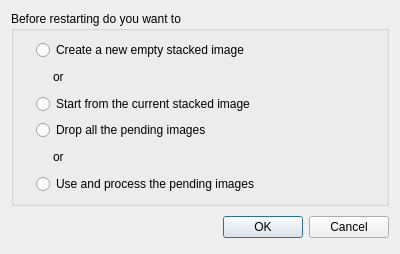
<?xml version="1.0" encoding="UTF-8"?>
<ui version="4.0">
 <class>DSS::RestartMonitoring</class>
 <widget class="QDialog" name="DSS::RestartMonitoring">
  <property name="geometry">
   <rect>
    <x>0</x>
    <y>0</y>
    <width>400</width>
    <height>254</height>
   </rect>
  </property>
  <property name="windowTitle">
   <string comment="IDD_RESTARTMONITORING">Restart Monitoring</string>
  </property>
  <layout class="QVBoxLayout" name="verticalLayout_2">
   <item>
    <widget class="QGroupBox" name="groupBox">
     <property name="title">
      <string>Before restarting do you want to</string>
     </property>
     <layout class="QVBoxLayout" name="verticalLayout">
      <item>
       <layout class="QHBoxLayout" name="horizontalLayout">
        <item>
         <spacer name="spacer">
          <property name="orientation">
           <enum>Qt::Horizontal</enum>
          </property>
          <property name="sizeType">
           <enum>QSizePolicy::Fixed</enum>
          </property>
          <property name="sizeHint" stdset="0">
           <size>
            <width>13</width>
            <height>20</height>
           </size>
          </property>
         </spacer>
        </item>
        <item>
         <widget class="QRadioButton" name="createNew">
          <property name="text">
           <string comment="IDC_CREATENEWSTACKEDIMAGE">Create a new empty stacked image</string>
          </property>
          <attribute name="buttonGroup">
           <string notr="true">buttonGroup1</string>
          </attribute>
         </widget>
        </item>
       </layout>
      </item>
      <item>
       <layout class="QHBoxLayout" name="horizontalLayout_2">
        <item>
         <spacer name="spacer_2">
          <property name="orientation">
           <enum>Qt::Horizontal</enum>
          </property>
          <property name="sizeType">
           <enum>QSizePolicy::Fixed</enum>
          </property>
          <property name="sizeHint" stdset="0">
           <size>
            <width>30</width>
            <height>20</height>
           </size>
          </property>
         </spacer>
        </item>
        <item>
         <widget class="QLabel" name="label">
          <property name="text">
           <string>or</string>
          </property>
         </widget>
        </item>
       </layout>
      </item>
      <item>
       <layout class="QHBoxLayout" name="horizontalLayout_3">
        <item>
         <spacer name="spacer_3">
          <property name="orientation">
           <enum>Qt::Horizontal</enum>
          </property>
          <property name="sizeType">
           <enum>QSizePolicy::Fixed</enum>
          </property>
          <property name="sizeHint" stdset="0">
           <size>
            <width>13</width>
            <height>20</height>
           </size>
          </property>
         </spacer>
        </item>
        <item>
         <widget class="QRadioButton" name="useCurrent">
          <property name="text">
           <string comment="IDC_STARTFROMCURRENTSTACKEDIMAGE">Start from the current stacked image</string>
          </property>
          <attribute name="buttonGroup">
           <string notr="true">buttonGroup1</string>
          </attribute>
         </widget>
        </item>
       </layout>
      </item>
      <item>
       <layout class="QHBoxLayout" name="horizontalLayout_4">
        <item>
         <spacer name="spacer_4">
          <property name="orientation">
           <enum>Qt::Horizontal</enum>
          </property>
          <property name="sizeType">
           <enum>QSizePolicy::Fixed</enum>
          </property>
          <property name="sizeHint" stdset="0">
           <size>
            <width>13</width>
            <height>20</height>
           </size>
          </property>
         </spacer>
        </item>
        <item>
         <widget class="QRadioButton" name="dropPending">
          <property name="text">
           <string comment="IDC_DROPPENDINGIMAGES">Drop all the pending images</string>
          </property>
          <attribute name="buttonGroup">
           <string notr="true">buttonGroup2</string>
          </attribute>
         </widget>
        </item>
       </layout>
      </item>
      <item>
       <layout class="QHBoxLayout" name="horizontalLayout_5">
        <item>
         <spacer name="spacer_5">
          <property name="orientation">
           <enum>Qt::Horizontal</enum>
          </property>
          <property name="sizeType">
           <enum>QSizePolicy::Fixed</enum>
          </property>
          <property name="sizeHint" stdset="0">
           <size>
            <width>30</width>
            <height>20</height>
           </size>
          </property>
         </spacer>
        </item>
        <item>
         <widget class="QLabel" name="label_2">
          <property name="text">
           <string>or</string>
          </property>
         </widget>
        </item>
       </layout>
      </item>
      <item>
       <layout class="QHBoxLayout" name="horizontalLayout_6">
        <item>
         <spacer name="spacer_6">
          <property name="orientation">
           <enum>Qt::Horizontal</enum>
          </property>
          <property name="sizeType">
           <enum>QSizePolicy::Fixed</enum>
          </property>
          <property name="sizeHint" stdset="0">
           <size>
            <width>13</width>
            <height>20</height>
           </size>
          </property>
         </spacer>
        </item>
        <item>
         <widget class="QRadioButton" name="usePending">
          <property name="text">
           <string comment="IDC_USEPENDINGIMAGES">Use and process the pending images</string>
          </property>
          <attribute name="buttonGroup">
           <string notr="true">buttonGroup2</string>
          </attribute>
         </widget>
        </item>
       </layout>
      </item>
     </layout>
    </widget>
   </item>
   <item>
    <layout class="QHBoxLayout">
     <property name="spacing">
      <number>6</number>
     </property>
     <property name="margin" stdset="0">
      <number>0</number>
     </property>
     <item>
      <spacer>
       <property name="orientation">
        <enum>Qt::Horizontal</enum>
       </property>
       <property name="sizeHint" stdset="0">
        <size>
         <width>131</width>
         <height>31</height>
        </size>
       </property>
      </spacer>
     </item>
     <item>
      <widget class="QDialogButtonBox" name="buttonBox">
       <property name="standardButtons">
        <set>QDialogButtonBox::Cancel|QDialogButtonBox::Ok</set>
       </property>
      </widget>
     </item>
    </layout>
   </item>
  </layout>
 </widget>
 <resources/>
 <connections/>
 <buttongroups>
  <buttongroup name="buttonGroup2"/>
  <buttongroup name="buttonGroup1"/>
 </buttongroups>
</ui>
